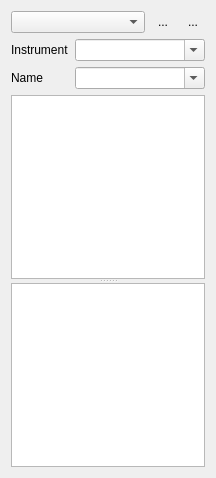
<?xml version="1.0" encoding="UTF-8"?>
<ui version="4.0">
 <class>Form</class>
 <widget class="QWidget" name="Form">
  <property name="geometry">
   <rect>
    <x>0</x>
    <y>0</y>
    <width>216</width>
    <height>478</height>
   </rect>
  </property>
  <property name="windowTitle">
   <string>Form</string>
  </property>
  <layout class="QVBoxLayout" name="verticalLayout">
   <item>
    <layout class="QHBoxLayout" name="horizontalLayout">
     <item>
      <widget class="QComboBox" name="classComboBox">
       <property name="sizePolicy">
        <sizepolicy hsizetype="Expanding" vsizetype="Fixed">
         <horstretch>0</horstretch>
         <verstretch>0</verstretch>
        </sizepolicy>
       </property>
      </widget>
     </item>
     <item>
      <widget class="QToolButton" name="addParameterButton">
       <property name="text">
        <string>...</string>
       </property>
       <property name="icon">
        <iconset resource="Experiment.qrc">
         <normaloff>:/openicon/icons/edit-add.png</normaloff>:/openicon/icons/edit-add.png</iconset>
       </property>
       <property name="autoRaise">
        <bool>true</bool>
       </property>
      </widget>
     </item>
     <item>
      <widget class="QToolButton" name="removeParameterButton">
       <property name="text">
        <string>...</string>
       </property>
       <property name="icon">
        <iconset resource="Experiment.qrc">
         <normaloff>:/openicon/icons/edit-delete-6.png</normaloff>:/openicon/icons/edit-delete-6.png</iconset>
       </property>
       <property name="autoRaise">
        <bool>true</bool>
       </property>
      </widget>
     </item>
    </layout>
   </item>
   <item>
    <layout class="QGridLayout" name="gridLayout">
     <item row="0" column="0">
      <widget class="QLabel" name="label">
       <property name="text">
        <string>Instrument</string>
       </property>
      </widget>
     </item>
     <item row="1" column="0">
      <widget class="QLabel" name="label_2">
       <property name="text">
        <string>Name</string>
       </property>
      </widget>
     </item>
     <item row="1" column="1">
      <widget class="QComboBox" name="nameEdit">
       <property name="editable">
        <bool>true</bool>
       </property>
      </widget>
     </item>
     <item row="0" column="1">
      <widget class="QComboBox" name="instrumentComboBox">
       <property name="sizePolicy">
        <sizepolicy hsizetype="MinimumExpanding" vsizetype="Fixed">
         <horstretch>0</horstretch>
         <verstretch>0</verstretch>
        </sizepolicy>
       </property>
       <property name="editable">
        <bool>true</bool>
       </property>
      </widget>
     </item>
    </layout>
   </item>
   <item>
    <widget class="QSplitter" name="splitter">
     <property name="orientation">
      <enum>Qt::Vertical</enum>
     </property>
     <widget class="QTableView" name="tableView"/>
     <widget class="ParameterTree" name="treeWidget">
      <attribute name="headerVisible">
       <bool>false</bool>
      </attribute>
      <column>
       <property name="text">
        <string notr="true">1</string>
       </property>
      </column>
     </widget>
    </widget>
   </item>
  </layout>
 </widget>
 <customwidgets>
  <customwidget>
   <class>ParameterTree</class>
   <extends>QTreeWidget</extends>
   <header>pyqtgraph.parametertree</header>
  </customwidget>
 </customwidgets>
 <resources>
  <include location="Experiment.qrc"/>
 </resources>
 <connections/>
</ui>
